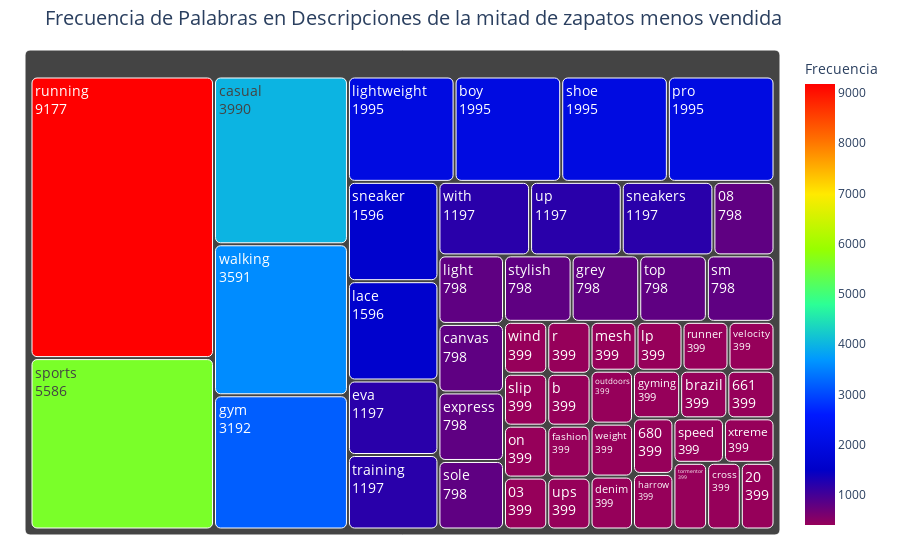

Source (notebook cell):
### Code cell
from collections import Counter

# Procesamiento del texto
# Calcular la mediana de la columna 'How_Many_Sold'
mediana = men_shoes_data['How_Many_Sold'].median()

# Filtrar las filas donde 'How_Many_Sold' es mayor que la mediana
filtrado = men_shoes_data[men_shoes_data['How_Many_Sold'] < mediana]

# Unir las palabras de 'Product_details' de las filas filtradas y convertir a minúsculas
texto = ' '.join(filtrado['Product_details'].astype(str)).lower()
palabras = re.findall(r'\b\w+\b', texto)  # Extraer palabras eliminando puntuación
palabras = [palabra for palabra in palabras if palabra not in ['men', 'shoes', 's', 'for']]  # Eliminar palabras específicas

# Contar frecuencias y crear DataFrame
frecuencias = Counter(palabras)
df_palabras = pd.DataFrame(frecuencias.items(), columns=['Palabra', 'Frecuencia']).sort_values('Frecuencia', ascending=False)

# Filtrar stopwords opcional (descomentar para usar)
# from nltk.corpus import stopwords
# stop_words = set(stopwords.words('spanish'))  # o 'english' según el idioma
# df_palabras = df_palabras[~df_palabras['Palabra'].isin(stop_words)]

# Tomar las 50 palabras más comunes
top_palabras = df_palabras.head(50)

# Crear treemap interactivo
fig = px.treemap(top_palabras,
                 path=['Palabra'],
                 values='Frecuencia',
                 title='Frecuencia de Palabras en Descripciones de la mitad de zapatos menos vendida',
                 color='Frecuencia',
                 color_continuous_scale='Rainbow')

# Personalizar diseño
fig.update_layout(margin=dict(t=50, l=25, r=25, b=25),
                  title_font=dict(size=20),
                  hoverlabel=dict(bgcolor="white"))

fig.update_traces(textinfo='label+value',
                  textfont=dict(size=14),
                  marker=dict(cornerradius=5))

fig.show()

### Figure 1 — Plotly figure (JSON) as saved in the notebook; plotly's stock layout.template omitted (floating-point values rounded to 4 significant figures)
{"data": [{"branchvalues": "total", "customdata": [[9177.0], [5586.0], [3990.0], [3591.0], [3192.0], [1995.0], [1995.0], [1995.0], [1995.0], [1596.0], [1596.0], [1197.0], [1197.0], [1197.0], [1197.0], [1197.0], [798.0], [798.0], [798.0], [798.0], [798.0], [798.0], [798.0], [798.0], [798.0], [399.0], [399.0], [399.0], [399.0], [399.0], [399.0], [399.0], [399.0], [399.0], [399.0], [399.0], [399.0], [399.0], [399.0], [399.0], [399.0], [399.0], [399.0], [399.0], [399.0], [399.0], [399.0], [399.0], [399.0], [399.0]], "domain": {"x": [0, 1], "y": [0, 1]}, "hovertemplate": "labels=%{label}<br>Frecuencia_sum=%{value}<br>parent=%{parent}<br>id=%{id}<br>Frecuencia=%{color}<extra></extra>", "ids": ["running", "sports", "casual", "walking", "gym", "lightweight", "boy", "shoe", "pro", "sneaker", "lace", "eva", "training", "with", "up", "sneakers", "08", "light", "canvas", "express", "sole", "stylish", "grey", "top", "sm", "wind", "slip", "on", "03", "r", "b", "fashion", "ups", "mesh", "lp", "runner", "velocity", "outdoors", "weight", "denim", "gyming", "brazil", "661", "680", "harrow", "speed", "xtreme", "tormentor", "cross", "20"], "labels": ["running", "sports", "casual", "walking", "gym", "lightweight", "boy", "shoe", "pro", "sneaker", "lace", "eva", "training", "with", "up", "sneakers", "08", "light", "canvas", "express", "sole", "stylish", "grey", "top", "sm", "wind", "slip", "on", "03", "r", "b", "fashion", "ups", "mesh", "lp", "runner", "velocity", "outdoors", "weight", "denim", "gyming", "brazil", "661", "680", "harrow", "speed", "xtreme", "tormentor", "cross", "20"], "marker": {"coloraxis": "coloraxis", "colors": [9177.0, 5586.0, 3990.0, 3591.0, 3192.0, 1995.0, 1995.0, 1995.0, 1995.0, 1596.0, 1596.0, 1197.0, 1197.0, 1197.0, 1197.0, 1197.0, 798.0, 798.0, 798.0, 798.0, 798.0, 798.0, 798.0, 798.0, 798.0, 399.0, 399.0, 399.0, 399.0, 399.0, 399.0, 399.0, 399.0, 399.0, 399.0, 399.0, 399.0, 399.0, 399.0, 399.0, 399.0, 399.0, 399.0, 399.0, 399.0, 399.0, 399.0, 399.0, 399.0, 399.0], "cornerradius": 5}, "name": "", "parents": ["", "", "", "", "", "", "", "", "", "", "", "", "", "", "", "", "", "", "", "", "", "", "", "", "", "", "", "", "", "", "", "", "", "", "", "", "", "", "", "", "", "", "", "", "", "", "", "", "", ""], "textfont": {"size": 14}, "textinfo": "label+value", "type": "treemap", "values": [9177.0, 5586.0, 3990.0, 3591.0, 3192.0, 1995.0, 1995.0, 1995.0, 1995.0, 1596.0, 1596.0, 1197.0, 1197.0, 1197.0, 1197.0, 1197.0, 798.0, 798.0, 798.0, 798.0, 798.0, 798.0, 798.0, 798.0, 798.0, 399.0, 399.0, 399.0, 399.0, 399.0, 399.0, 399.0, 399.0, 399.0, 399.0, 399.0, 399.0, 399.0, 399.0, 399.0, 399.0, 399.0, 399.0, 399.0, 399.0, 399.0, 399.0, 399.0, 399.0, 399.0]}], "layout": {"coloraxis": {"colorbar": {"title": {"text": "Frecuencia"}}, "colorscale": [[0, "rgb(150,0,90)"], [0.125, "rgb(0,0,200)"], [0.25, "rgb(0,25,255)"], [0.375, "rgb(0,152,255)"], [0.5, "rgb(44,255,150)"], [0.625, "rgb(151,255,0)"], [0.75, "rgb(255,234,0)"], [0.875, "rgb(255,111,0)"], [1, "rgb(255,0,0)"]]}, "hoverlabel": {"bgcolor": "white"}, "legend": {"tracegroupgap": 0}, "margin": {"b": 25, "l": 25, "r": 25, "t": 50}, "title": {"font": {"size": 20}, "text": "Frecuencia de Palabras en Descripciones de la mitad de zapatos menos vendida"}}}
